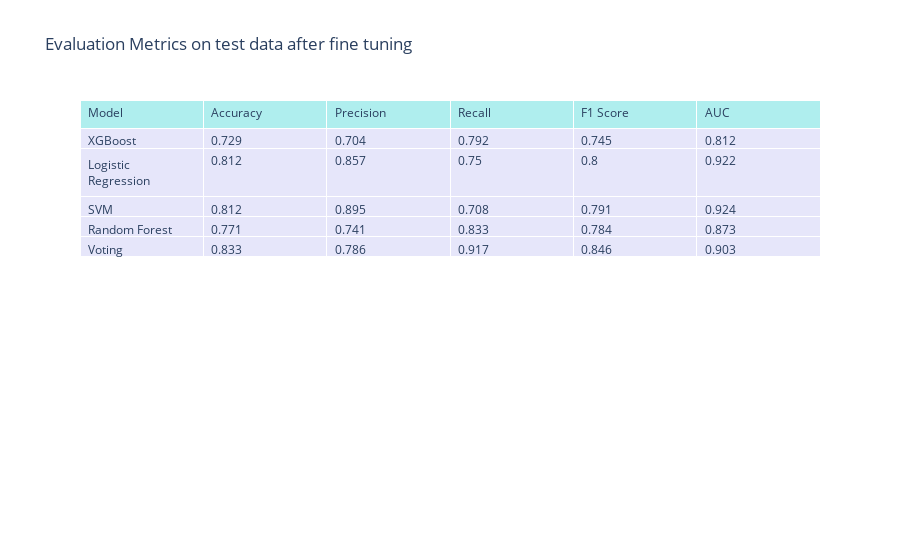

The notebook cell this image was saved under:
### Markdown cell above
### test data

### Code cell
metrics_test_tuned_rf = get_model_metrics(classifiers_tuned_rf, X_train, y_train, X_test, y_test)
plot_metrics_table(metrics_test_tuned_rf, title="Evaluation Metrics on test data after fine tuning")

### Figure 1 — Plotly figure (JSON) as saved in the notebook; plotly's stock layout.template omitted (floating-point values rounded to 4 significant figures)
{"data": [{"cells": {"align": "left", "fill": {"color": "lavender"}, "values": [["XGBoost", "Logistic Regression", "SVM", "Random Forest", "Voting"], [0.729, 0.812, 0.812, 0.771, 0.833], [0.704, 0.857, 0.895, 0.741, 0.786], [0.792, 0.75, 0.708, 0.833, 0.917], [0.745, 0.8, 0.791, 0.784, 0.846], [0.812, 0.922, 0.924, 0.873, 0.903]]}, "header": {"align": "left", "fill": {"color": "paleturquoise"}, "values": ["Model", "Accuracy", "Precision", "Recall", "F1 Score", "AUC"]}, "type": "table"}], "layout": {"title": {"text": "Evaluation Metrics on test data after fine tuning"}}}
